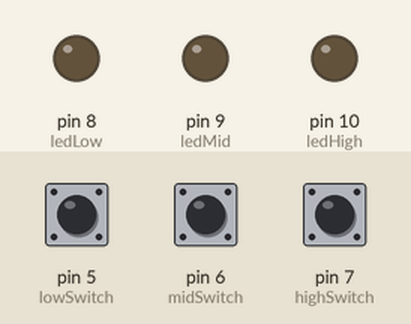
A sketch run on a simulated Arduino Uno, built with avr-gcc and run on an emulated ATmega328P. On the bench: output pins drawn as LEDs (lit = HIGH). Inputs (shaded band) come from the test bench; at power-on: pin 5 (lowSwitch) HIGH, pin 6 (midSwitch) HIGH, pin 7 (highSwitch) HIGH.

Above: at 1.2 s.
1.3 s: pin 5 (lowSwitch) pulled LOW for 1 s
At 2.4 s:
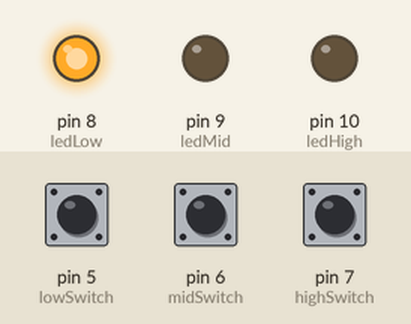
4.1 s: pin 6 (midSwitch) pulled LOW for 1 s
At 5.1 s:
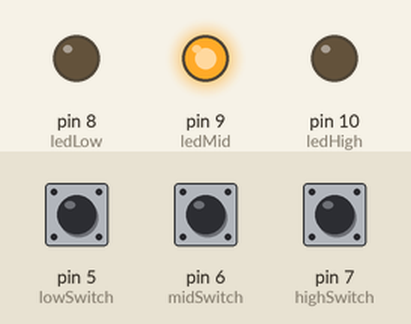
6.9 s: pin 7 (highSwitch) pulled LOW for 1 s
At 8.0 s:
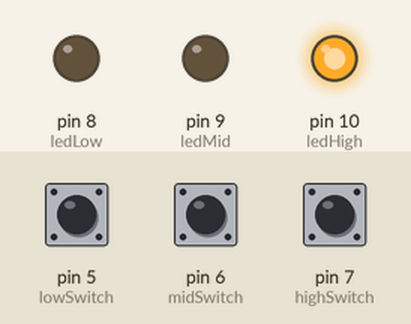
11.2 s: pin 5 (lowSwitch) pulled LOW for 3.2 s
At 12.9 s:
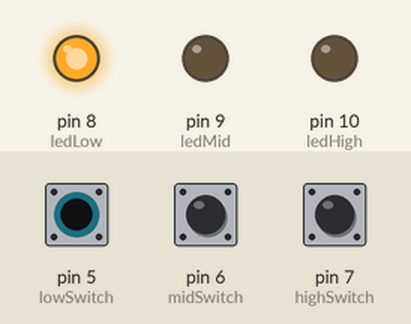
16.2 s: pin 6 (midSwitch) pulled LOW for 3.2 s
At 16.8 s:
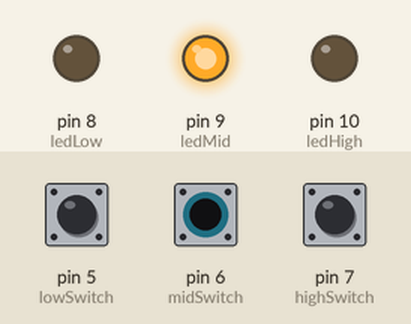
Timing chart, 0 to 21.2 s (numbered marks = the images above; inputs shaded):
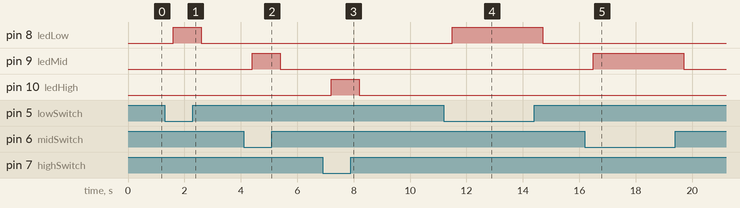

Measured:
- after the input at 1.3 s, pin 8 (ledLow): LOW → HIGH after 0.30 s, → LOW 1.0 s later
- after the input at 4.1 s, pin 9 (ledMid): LOW → HIGH after 0.30 s, → LOW 1.0 s later
- after the input at 6.9 s, pin 10 (ledHigh): LOW → HIGH after 0.30 s, → LOW 1.0 s later
- after the input at 11.2 s, pin 8 (ledLow): LOW → HIGH after 0.30 s, → LOW 3.2 s later
- after the input at 16.2 s, pin 9 (ledMid): LOW → HIGH after 0.30 s, → LOW 3.2 s later

The sketch:

Sender.ino
```cpp
#include <SoftwareSerial.h>
SoftwareSerial hc12(2, 3); //(tx,rx)

const int lowSwitch = 5;
const int midSwitch = 6;
const int highSwitch = 7;

const int ledLow = 8;
const int ledMid = 9;
const int ledHigh = 10;

unsigned long lastDebounceTime = 0;
unsigned long debounceDelay = 300;

int lastLow = HIGH;
int lastMid = HIGH;
int lastHigh = HIGH;

int stableLow = HIGH;
int stableMid = HIGH;
int stableHigh = HIGH;

String lastState = "";

void setup() {
  Serial.begin(9600);
  hc12.begin(9600);

  pinMode(lowSwitch, INPUT_PULLUP);
  pinMode(midSwitch, INPUT_PULLUP);
  pinMode(highSwitch, INPUT_PULLUP);

  pinMode(ledLow, OUTPUT);
  pinMode(ledMid, OUTPUT);
  pinMode(ledHigh, OUTPUT);
}

void loop() {
  int readingLow = digitalRead(lowSwitch);
  int readingMid = digitalRead(midSwitch);
  int readingHigh = digitalRead(highSwitch);

  if (readingLow != lastLow || readingMid != lastMid || readingHigh != lastHigh) {
    lastDebounceTime = millis();
  }

  if ((millis() - lastDebounceTime) > debounceDelay) {
    stableLow = readingLow;
    stableMid = readingMid;
    stableHigh = readingHigh;
  }

  lastLow = readingLow;
  lastMid = readingMid;
  lastHigh = readingHigh;

  digitalWrite(ledLow, stableLow == LOW);
  digitalWrite(ledMid, stableMid == LOW);
  digitalWrite(ledHigh, stableHigh == LOW);

  if (stableLow == HIGH && stableMid == HIGH && stableHigh == HIGH) {
    if (lastState != "empty") {
      hc12.println("empty");
      lastState = "empty";
    }
  }

  if (stableLow == LOW && stableMid == LOW && stableHigh == LOW) {
    if (lastState != "full") {
      hc12.println("full");
      lastState = "full";
    }
  }

  if (Serial.available()) {
    hc12.write(Serial.read());
  }

  if (hc12.available()) {
    Serial.write(hc12.read());
  }
}
```
